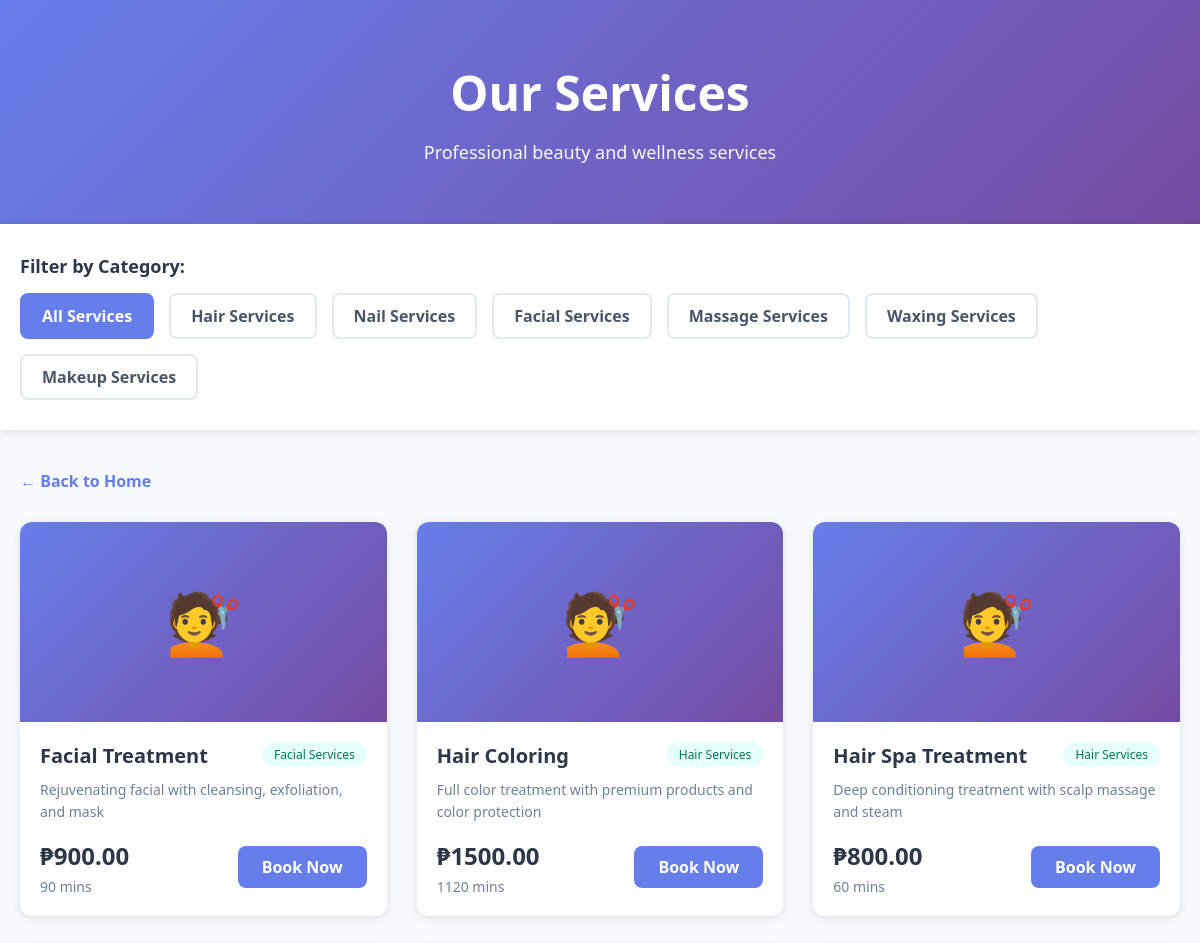
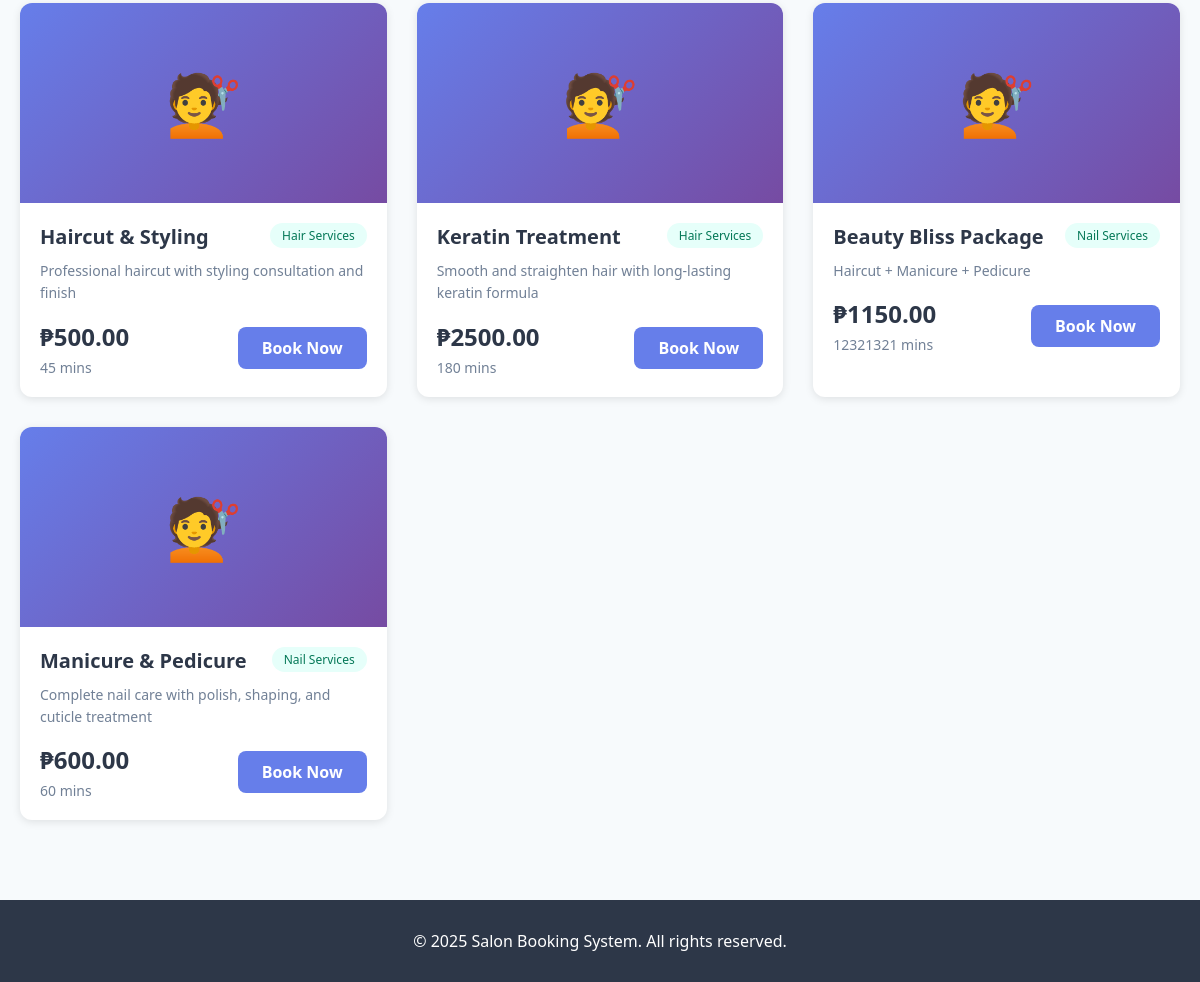
Page /services/ on the committed database (2 pictures, top to bottom).
### appointments/models.py (models this page shows, shortened)
class Service(models.Model):
    CATEGORY_CHOICES = [
        ('HAIR', 'Hair Services'),
        ('NAIL', 'Nail Services'),
        ('FACIAL', 'Facial Services'),
        ('MASSAGE', 'Massage Services'),
        ('WAXING', 'Waxing Services'),
        ('MAKEUP', 'Makeup Services'),
    ]
    name = models.CharField(max_length=100)
    description = models.TextField()
    category = models.CharField(max_length=20, choices=CATEGORY_CHOICES)
    price = models.DecimalField(max_digits=10, decimal_places=2)
    duration = models.IntegerField(help_text="Duration in minutes")
    image = models.ImageField(upload_to='services/', blank=True, null=True)
    is_active = models.BooleanField(default=True)
    created_at = models.DateTimeField(auto_now_add=True)
    class Meta:
        ordering = ['category', 'name']

### appointments/views.py (the view)
# urls.py: path('services/', views.services_page, name='services'),
def services_page(request):
    category = request.GET.get('category', None)
    services = Service.objects.filter(is_active=True)
    if category:
        services = services.filter(category=category)
    categories = Service.CATEGORY_CHOICES
    context = {
        'services': services,
        'categories': categories,
        'selected_category': category,
    }
    return render(request, 'pages/service_page.html', context)

### appointments/templates/pages/service_page.html (shortened to what this page needs)
<!DOCTYPE html>
<html lang="en">
<head>
</head>
<body>
    <header class="page-header">
        <h1>Our Services</h1>
        <p>Professional beauty and wellness services</p>
    </header>
    <section class="filter-section">
        <div class="filter-container">
            <h3 class="filter-title">Filter by Category:</h3>
            <div class="filter-buttons">
                <a href="{% url 'services_page' %}" class="filter-btn {% if not selected_category %}active{% endif %}">
                    All Services
                </a>
                {% for code, name in categories %}
                    <a href="?category={{ code }}" class="filter-btn {% if selected_category == code %}active{% endif %}">
                        {{ name }}
                    </a>
                {% endfor %}
            </div>
        </div>
    </section>
    <div class="main-content">
        <a href="{% url 'client_homepage' %}" class="back-link">← Back to Home</a>
        {% if services %}
            <div class="services-grid">
                {% for service in services %}
                    {% include 'molecules/service_card.html' with service=service %}
                {% endfor %}
            </div>
        {% else %}
            <div class="no-services">
                <p>No services found in this category.</p>
            </div>
        {% endif %}
    </div>
    <footer class="footer">
        <p>&copy; 2025 Salon Booking System. All rights reserved.</p>
    </footer>
</body>
</html>

### appointments/templates/molecules/service_card.html (shortened to what this page needs)
<div class="service-card">
    {% if service.image %}
        <img src="{{ service.image.url }}" alt="{{ service.name }}" class="service-image">
    {% else %}
        <div class="service-image-placeholder">
            <span class="placeholder-icon">💇</span>
        </div>
    {% endif %}
    <div class="service-content">
        <div class="service-header">
            <h3 class="service-name">{{ service.name }}</h3>
            <span class="service-category-badge">{{ service.get_category_display }}</span>
        </div>
        <p class="service-description">{{ service.description|truncatewords:20 }}</p>
        <div class="service-details">
            <div class="service-info">
                <span class="price">₱{{ service.price }}</span>
                <span class="duration">{{ service.duration }} mins</span>
            </div>
            <a href="{% url 'appointment_form' %}?service={{ service.id }}" class="btn-book">
                Book Now
            </a>
        </div>
    </div>
</div>

### appointments/templates/pages/service_page.html (style rules this page uses)
* { margin: 0; padding: 0; box-sizing: border-box; }
body { font-family: 'Segoe UI', Tahoma, Geneva, Verdana, sans-serif; background: #f7fafc; color: #2d3748; }
.page-header { background: linear-gradient(135deg, #667eea 0%, #764ba2 100%); color: white; padding: 60px 20px; text-align: center; }
.page-header h1 { font-size: 48px; font-weight: 900; margin-bottom: 15px; }
.page-header p { font-size: 18px; opacity: 0.95; }
.filter-section { background: white; padding: 30px 20px; box-shadow: 0 2px 8px rgba(0,0,0,0.1); margin-bottom: 40px; }
.filter-container { max-width: 1200px; margin: 0 auto; }
.filter-title { font-size: 18px; font-weight: 600; margin-bottom: 15px; color: #2d3748; }
.filter-buttons { display: flex; flex-wrap: wrap; gap: 15px; }
.filter-btn { padding: 10px 20px; border-radius: 8px; text-decoration: none; font-weight: 600; transition: all 0.3s ease; border: 2px solid #e2e8f0; background: white; color: #4a5568; }
.filter-btn.active { background: #667eea; color: white; border-color: #667eea; }
.main-content { max-width: 1200px; margin: 0 auto; padding: 0 20px 80px; }
.services-grid { display: grid; grid-template-columns: repeat(auto-fill, minmax(300px, 1fr)); gap: 30px; }
.back-link { display: inline-block; margin-bottom: 30px; color: #667eea; text-decoration: none; font-weight: 600; }
.footer { background: #2d3748; color: white; text-align: center; padding: 30px 20px; }

### appointments/templates/molecules/service_card.html (style rules this page uses)
.service-card { background: white; border-radius: 12px; overflow: hidden; box-shadow: 0 2px 8px rgba(0,0,0,0.1); transition: transform 0.3s ease, box-shadow 0.3s ease; }
.service-image-placeholder { width: 100%; height: 200px; background: linear-gradient(135deg, #667eea 0%, #764ba2 100%); display: flex; align-items: center; justify-content: center; }
.placeholder-icon { font-size: 60px; }
.service-content { padding: 20px; }
.service-header { display: flex; justify-content: space-between; align-items: start; margin-bottom: 10px; }
.service-name { font-size: 20px; font-weight: 600; color: #2d3748; margin: 0; }
.service-category-badge { background: #e6fffa; color: #047857; padding: 4px 12px; border-radius: 20px; font-size: 12px; font-weight: 500; }
.service-description { color: #718096; font-size: 14px; line-height: 1.6; margin: 10px 0; }
.service-details { display: flex; justify-content: space-between; align-items: center; margin-top: 15px; }
.service-info { display: flex; flex-direction: column; gap: 5px; }
.price { font-size: 24px; font-weight: 700; color: #2d3748; }
.duration { color: #718096; font-size: 14px; }
.btn-book { background: #667eea; color: white; padding: 10px 24px; border-radius: 8px; text-decoration: none; font-weight: 600; transition: background 0.3s ease; }

### rows in the picture
Service: name "Facial Treatment", category "Facial Services", description "Rejuvenating facial with cleansing, exfoliation, and mask", price "900.00", duration "90"
Service: name "Hair Coloring", category "Hair Services", description "Full color treatment with premium products and color protection", price "1500.00", duration "1120"
Service: name "Hair Spa Treatment", category "Hair Services", description "Deep conditioning treatment with scalp massage and steam", price "800.00", duration "60"
Service: name "Haircut & Styling", category "Hair Services", description "Professional haircut with styling consultation and finish", price "500.00", duration "45"
Service: name "Keratin Treatment", category "Hair Services", description "Smooth and straighten hair with long-lasting keratin formula", price "2500.00", duration "180"
Service: name "Beauty Bliss Package", category "Nail Services", description "Haircut + Manicure + Pedicure", price "1150.00", duration "12321321"
Service: name "Manicure & Pedicure", category "Nail Services", description "Complete nail care with polish, shaping, and cuticle treatment", price "600.00", duration "60"

### other values in the picture
{{ name }} "Hair Services" "Nail Services" "Facial Services" "Massage Services" "Waxing Services" "Makeup Services"
